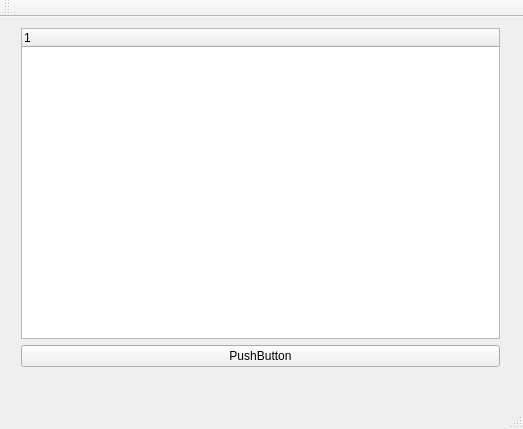
<?xml version="1.0" encoding="UTF-8"?>
<ui version="4.0">
 <class>MainWindow</class>
 <widget class="QMainWindow" name="MainWindow">
  <property name="geometry">
   <rect>
    <x>0</x>
    <y>0</y>
    <width>523</width>
    <height>429</height>
   </rect>
  </property>
  <property name="windowTitle">
   <string>MainWindow</string>
  </property>
  <widget class="QWidget" name="centralWidget">
   <widget class="QWidget" name="">
    <property name="geometry">
     <rect>
      <x>10</x>
      <y>0</y>
      <width>501</width>
      <height>361</height>
     </rect>
    </property>
    <layout class="QVBoxLayout" name="verticalLayout">
     <item>
      <widget class="QTreeWidget" name="treeWidget">
       <column>
        <property name="text">
         <string notr="true">1</string>
        </property>
       </column>
      </widget>
     </item>
     <item>
      <widget class="QPushButton" name="pushButton">
       <property name="text">
        <string>PushButton</string>
       </property>
      </widget>
     </item>
    </layout>
   </widget>
  </widget>
  <widget class="QMenuBar" name="menuBar">
   <property name="geometry">
    <rect>
     <x>0</x>
     <y>0</y>
     <width>523</width>
     <height>26</height>
    </rect>
   </property>
  </widget>
  <widget class="QToolBar" name="mainToolBar">
   <attribute name="toolBarArea">
    <enum>TopToolBarArea</enum>
   </attribute>
   <attribute name="toolBarBreak">
    <bool>false</bool>
   </attribute>
  </widget>
  <widget class="QStatusBar" name="statusBar"/>
 </widget>
 <layoutdefault spacing="6" margin="11"/>
 <resources/>
 <connections/>
</ui>
